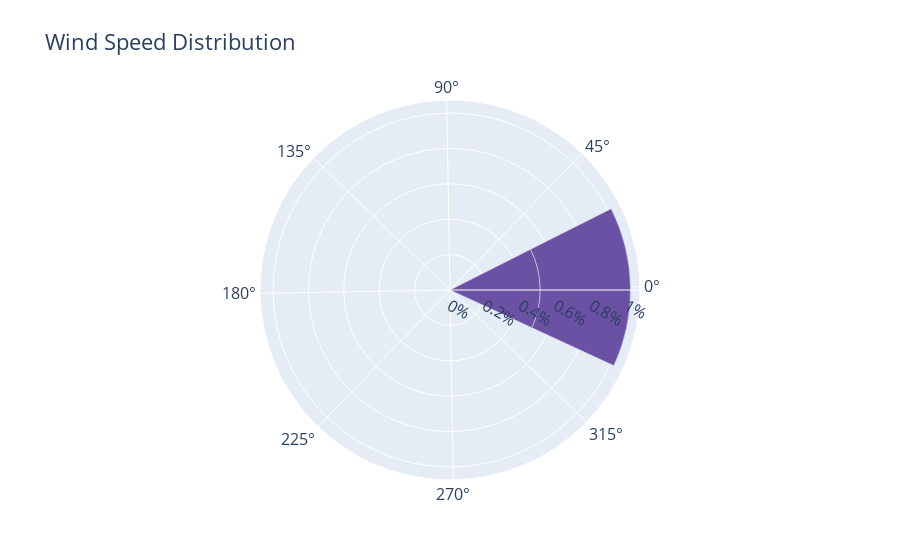

The cell this chart's notebook holds for it:
### Code cell
fig = go.Figure()
ws = raw_data[raw_data['wind_speed'].between(0,1)]

fig.add_trace(
    go.Barpolar(
        r=ws['wind_speed'],
        theta=ws['wind_dir'],
        name='0-1 m/s',
        marker_color='rgb(106,81,163)'
        
    )
)


fig.update_traces(text=['North', 'N-E', 'East', 'S-E', 'South', 'S-W', 'West', 'N-W'])
fig.update_layout(
    title='Wind Speed Distribution ',
    font_size=16,
    legend_font_size=8,
    polar_radialaxis_ticksuffix='%',
    polar_angularaxis_rotation=1,


)
fig.show()

### Figure 1 — Plotly figure (JSON) as saved in the notebook; plotly's stock layout.template omitted (floating-point values rounded to 4 significant figures)
{"data": [{"marker": {"color": "rgb(106,81,163)"}, "name": "0-1 m/s", "r": [0, 0, 0, 0, 0.51, 0.51], "text": ["North", "N-E", "East", "S-E", "South", "S-W", "West", "N-W"], "theta": [0, 0, 0, 0, 0, 0], "type": "barpolar"}], "layout": {"font": {"size": 16}, "legend": {"font": {"size": 8}}, "polar": {"angularaxis": {"rotation": 1}, "radialaxis": {"ticksuffix": "%"}}, "title": {"text": "Wind Speed Distribution "}}}
